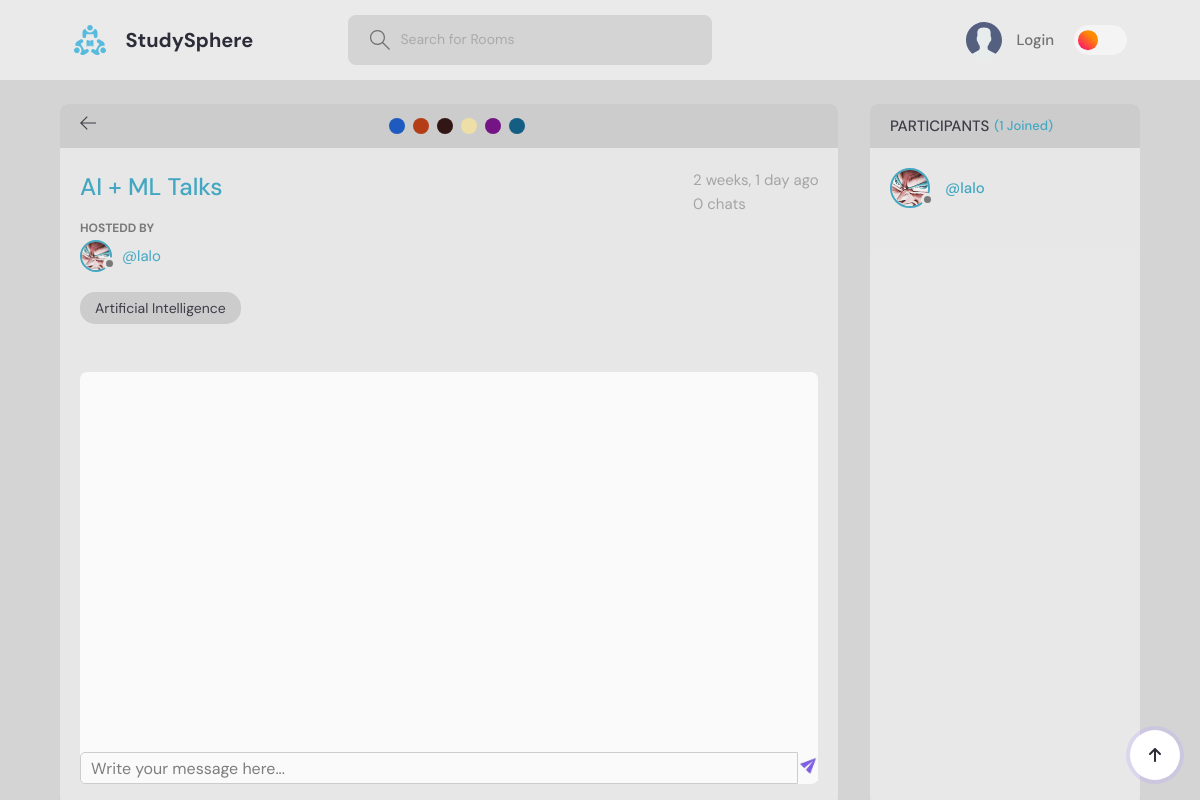
The app's page /room/33/, older data.
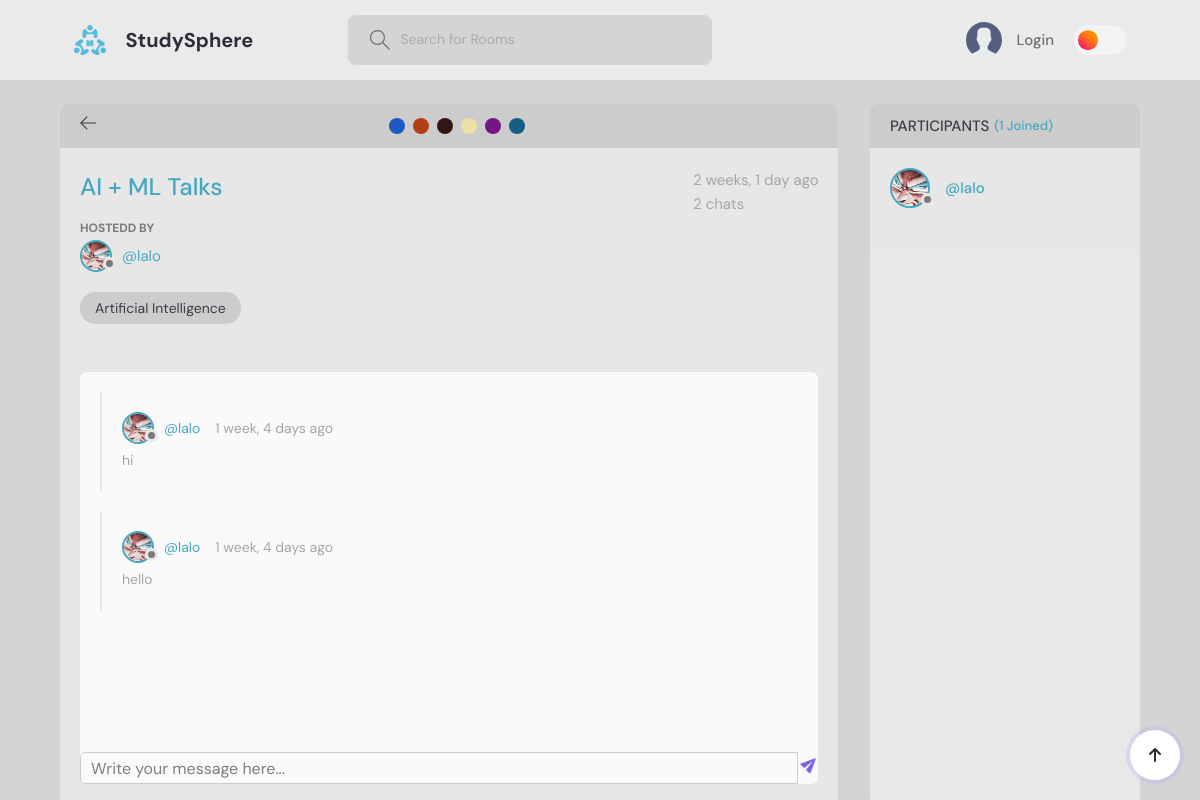
The same page, newer data.
### base/models.py (models this page shows, shortened)
class User(AbstractUser):
    username = models.CharField(max_length=100, unique=True)
    email = models.EmailField(max_length=200, unique=True)
    headline = models.CharField(max_length=200, null = True, blank = True)
    date_joined = models.DateTimeField(auto_now_add=True,null = True)
    last_login = models.DateTimeField(auto_now=True,null = True)
    Pfp = models.ImageField(default= 'images/avatar.svg',null=True)  # using pip install Pillow to install the pillow library to use the ImageField
    USERNAME_FIELD = 'email' # specifying the email as the username field helps us to login using the email instead of the username, which django use username by default for the authentication of the users(login and signup)
    REQUIRED_FIELDS = []

class Message(models.Model):
    user = models.ForeignKey(User, on_delete =  models.CASCADE)   # when the user is deleted then all its messages are delete as well
    body = models.CharField(max_length=1000)  # the body of the message
    room = models.ForeignKey(Room, on_delete =  models.CASCADE)
    updated = models.DateTimeField(auto_now=True)
    created = models.DateTimeField(auto_now_add=True)
    class Meta:                       # using this we can order the messages according to the most recent message
        ordering = ['-updated','-created'] #So we do not have to write ordering syntax again and again in the views.py file for everytime we get the messages of the room

### base/views.py (the view, shortened to what this page needs)
# urls.py: path('room/<str:pk>/',views.room, name ="room"),   # 'pk' stands for Primary Key  and it is set as string.......
def room(request, pk):
    room = Room.objects.get(id=pk)
    UserMessages = room.message_set.all()  # Getting all the messages of the room we write set because we are getting all the messages of the room for relation ( one to many)  one room can have many messages
    UserMessagesCount = UserMessages.count()  # getting the count of the messages
    participants = room.participants.all()  # Getting all the participants of the room
    context = {
        'room': room,
        'UserMessages': UserMessages,
        'participants': participants,
        'UserMessagesCount': UserMessagesCount,
    }
    return render(request, 'base/room.html', context)  # Render the room.html page

### base/models.py (called while the page is built)
    def __str__(self):
        return self.name

### base/templates/base/room.html (shortened to what this page needs)
{% extends 'main.html' %}
{% block content %}
{% load static%}
<main class="profile-page layout layout--2">
  <div class="container">
    <div class="room">
      <div class="room__top">
        <div class="room__topLeft">
          <a href="{% url 'home' %}">
            <svg version="1.1" xmlns="http://www.w3.org/2000/svg" width="32" height="32" viewBox="0 0 32 32">
              <title>arrow-left</title>
              <path
                d="M13.723 2.286l-13.723 13.714 13.719 13.714 1.616-1.611-10.96-10.96h27.625v-2.286h-27.625l10.965-10.965-1.616-1.607z">
              </path>
            </svg>
          </a>
        </div>
        <div class = "room__middle">
          <div class="colorPallete">
            <button><div class="colorPallete__item" style="background-color: #0b4dbe"></div></button>
            <button><div class="colorPallete__item" style="background-color: #b12c03"></div></button>
            <button><div class="colorPallete__item" style="background-color: #210202"></div></button>
            <button><div class="colorPallete__item" style="background-color: #f1e1a3"></div></button>
            <button><div class="colorPallete__item" style="background-color: #6a007d"></div></button>
            <button><div class="colorPallete__item" style="background-color: #00527b"></div></button>
          </div>
        </div>
      </div>
      <div class="room__box scroll">
        <div class="room__header scroll">
          <div class="room__info">
            <h3>{{room.name}}</h3>
            <div class="room__details">
             <div>
              <span>{{room.created|timesince}} ago</span>
             </div>
             <div>
              <span> {{UserMessagesCount}} chats</span>
             </div>
          </div>
          </div>
          <div class="room__hosted">
            <p>Hostedd By</p>
            <a href="{% url 'UserProfile' room.host.id %}" class="room__author">
              <div class="avatar avatar--small">
                <img src="{{room.host.Pfp.url}}" />
              </div>
              <span>@{{room.host.username}}</span>
            </a>
          </div>
          <span class="room__topics">{{room.topic}}</span>
        </div>
        <div class="room__conversation">
          <div class="threads scroll">
          {% for UserMessage in UserMessages %}
            <div class="thread">
              <div class="thread__top">
                <div class="thread__author">
                  <a href="{% url 'UserProfile' UserMessage.user.id %}" class="thread__authorInfo">
                    <div class="avatar avatar--small">
                      <img src="{{UserMessage.user.Pfp.url}}" />
                    </div>
                    <span>@{{UserMessage.user.username}}</span>
                  </a>
                  <span class="thread__date">{{UserMessage.created|timesince}} ago</span>
                </div>
              </div>
              <div class="thread__details">
                {{UserMessage.body}}
              </div>
            </div>
            {% endfor %}
          </div>
        </div>
      </div>
      <div class="room__message">
        <form action="" method="POST">
          <div class="message-container">
            <input name="body" class="message-input" placeholder="Write your message here..." />
            <button type="submit" class="send-button" id="sendButton"  >
              <img src="{% static 'icons/send.png' %}" alt="sendButton" class="send-icon" />
            </button>
          </div>
        </form>
      </div>
    </div>
    <div class="participants">
      <h3 class="participants__top">Participants <span>({{participants.count}} Joined)</span></h3>
      <div class="participants__list scroll">
        {% for person in participants %}
        <a href="{%  url 'UserProfile' person.id %}" class="participant">
          <div class="avatar avatar--medium">
            <img src="{{person.Pfp.url}}" />
          </div>
          <p>
            <span>@{{person.username}}</span>
          </p>
        </a>
        {% endfor %}
      </div>
    </div>
  </div>
</main>
{% endblock content %}

Row changes from the older to the newer data that the page shows:
added Message: user.Pfp (picture), user.username "lalo", created "1 week, 4 days", body "hi"
added Message: user.Pfp (picture), user.username "lalo", created "1 week, 4 days", body "hello"
Text that changed along with them:
{{ UserMessagesCount }}: "0" → "2"
